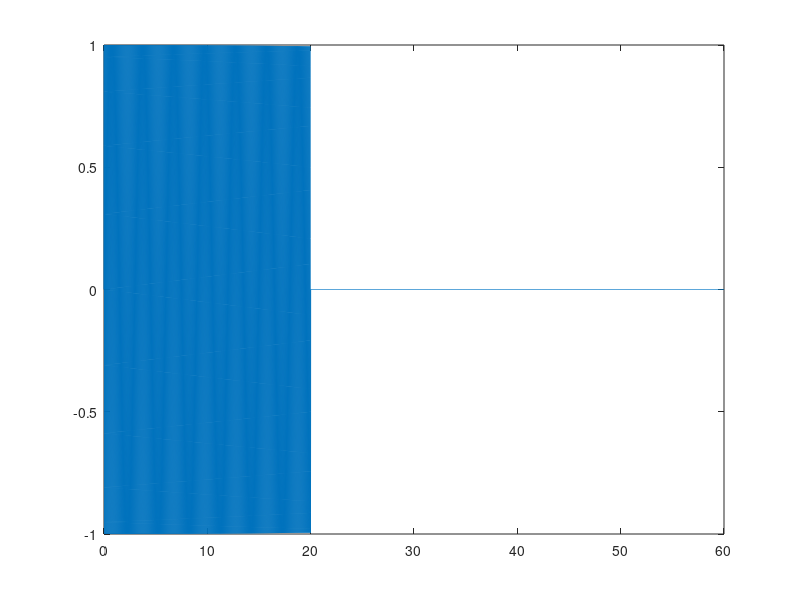

Source code (MATLAB): (Note: this script raises an error after producing the figure.)

T = linspace(0, 60, 60*200);
WholeSignal = sin(T*2*pi*10);
Signal = WholeSignal;

Signal(4000:end) = 0;

figure;plot(T, Signal)

[Power, Freqs] = cycy.utils.compute_power(Signal, 200);

figure;
% plot(Freqs, log(Power))
plot(Freqs, Power)
hold on

Signal2 = 3*Signal;
[Power, Freqs] = cycy.utils.compute_power(Signal2, 200);
plot(Freqs, Power)


Signal3 = WholeSignal;
% Signal3(8000:end) = 0;
[Power, Freqs] = cycy.utils.compute_power(Signal3, 200);
plot(Freqs, Power)

legend({'Normal', '3x Amplitude', '3x quantity'})